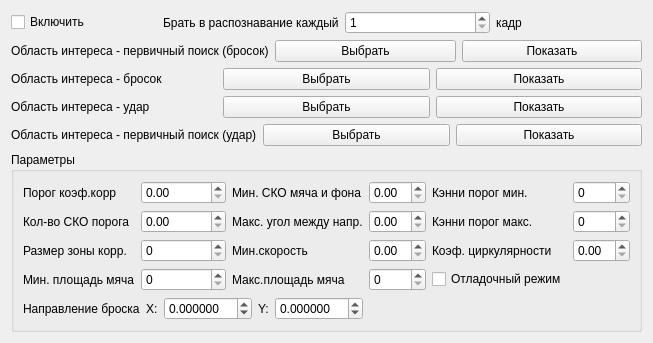
     <widget class="QWidget" name="tab_4">
      <attribute name="title">
       <string>Распознавание</string>
      </attribute>
      <layout class="QGridLayout" name="gridLayout_12">
       <item row="0" column="0">
        <layout class="QHBoxLayout" name="horizontalLayout_12">
         <item>
          <widget class="QCheckBox" name="enableRecognizeCheckBox">
           <property name="text">
            <string>Включить</string>
           </property>
           <property name="tristate">
            <bool>false</bool>
           </property>
          </widget>
         </item>
         <item>
          <widget class="QLabel" name="label_48">
           <property name="text">
            <string>Брать в распознавание каждый</string>
           </property>
          </widget>
         </item>
         <item>
          <widget class="QSpinBox" name="ballRecognizeStepSpinBox">
           <property name="minimum">
            <number>1</number>
           </property>
           <property name="maximum">
            <number>200</number>
           </property>
          </widget>
         </item>
         <item>
          <widget class="QLabel" name="label_49">
           <property name="text">
            <string>кадр</string>
           </property>
          </widget>
         </item>
        </layout>
       </item>
       <item row="1" column="0">
        <layout class="QHBoxLayout" name="horizontalLayout_5">
         <item>
          <widget class="QLabel" name="mainROILabel">
           <property name="text">
            <string>Область интереса - первичный поиск (бросок)</string>
           </property>
          </widget>
         </item>
         <item>
          <widget class="QPushButton" name="chooseMainROIPushButton">
           <property name="text">
            <string>Выбрать</string>
           </property>
          </widget>
         </item>
         <item>
          <widget class="QPushButton" name="showMainROIPushButton">
           <property name="text">
            <string>Показать</string>
           </property>
          </widget>
         </item>
        </layout>
       </item>
       <item row="2" column="0">
        <layout class="QHBoxLayout" name="horizontalLayout_6">
         <item>
          <widget class="QLabel" name="firstROILabel">
           <property name="text">
            <string>Область интереса - бросок</string>
           </property>
          </widget>
         </item>
         <item>
          <widget class="QPushButton" name="chooseFirstROIPushButton">
           <property name="text">
            <string>Выбрать</string>
           </property>
          </widget>
         </item>
         <item>
          <widget class="QPushButton" name="showFirstROIPushButton">
           <property name="text">
            <string>Показать</string>
           </property>
          </widget>
         </item>
        </layout>
       </item>
       <item row="3" column="0">
        <layout class="QHBoxLayout" name="horizontalLayout_7">
         <item>
          <widget class="QLabel" name="secondROILabel">
           <property name="text">
            <string>Область интереса - удар</string>
           </property>
          </widget>
         </item>
         <item>
          <widget class="QPushButton" name="chooseSecondROIPushButton">
           <property name="text">
            <string>Выбрать</string>
           </property>
          </widget>
         </item>
         <item>
          <widget class="QPushButton" name="showSecondROIPushButton">
           <property name="text">
            <string>Показать</string>
           </property>
          </widget>
         </item>
        </layout>
       </item>
       <item row="4" column="0">
        <layout class="QHBoxLayout" name="horizontalLayout_19">
         <item>
          <widget class="QLabel" name="mainHitSearchRoiLabel">
           <property name="text">
            <string>Область интереса - первичный поиск (удар)</string>
           </property>
          </widget>
         </item>
         <item>
          <widget class="QPushButton" name="chooseMainHitROIPushButton">
           <property name="text">
            <string>Выбрать</string>
           </property>
          </widget>
         </item>
         <item>
          <widget class="QPushButton" name="showMainHitPushButton">
           <property name="text">
            <string>Показать</string>
           </property>
          </widget>
         </item>
        </layout>
       </item>
       <item row="5" column="0">
        <widget class="QGroupBox" name="groupBox">
         <property name="title">
          <string>Параметры</string>
         </property>
         <layout class="QGridLayout" name="gridLayout_15">
          <item row="0" column="0">
           <widget class="QLabel" name="label_37">
            <property name="text">
             <string>Порог коэф.корр</string>
            </property>
           </widget>
          </item>
          <item row="0" column="1">
           <widget class="QDoubleSpinBox" name="corrDoubleSpinBox">
            <property name="decimals">
             <number>2</number>
            </property>
            <property name="maximum">
             <double>1.000000000000000</double>
            </property>
           </widget>
          </item>
          <item row="0" column="2">
           <widget class="QLabel" name="label_40">
            <property name="text">
             <string>Мин. СКО мяча и фона</string>
            </property>
           </widget>
          </item>
          <item row="0" column="3">
           <widget class="QDoubleSpinBox" name="minSkoTemplateDoubleSpinBox"/>
          </item>
          <item row="0" column="4">
           <widget class="QLabel" name="label_43">
            <property name="text">
             <string>Кэнни порог мин.</string>
            </property>
           </widget>
          </item>
          <item row="0" column="5">
           <widget class="QSpinBox" name="cannyMinSpinBox">
            <property name="maximum">
             <number>255</number>
            </property>
           </widget>
          </item>
          <item row="1" column="0">
           <widget class="QLabel" name="label_38">
            <property name="text">
             <string>Кол-во СКО порога</string>
            </property>
           </widget>
          </item>
          <item row="1" column="1">
           <widget class="QDoubleSpinBox" name="skoCountDoubleSpinBox"/>
          </item>
          <item row="1" column="2">
           <widget class="QLabel" name="label_41">
            <property name="text">
             <string>Макс. угол между напр.</string>
            </property>
           </widget>
          </item>
          <item row="1" column="3">
           <widget class="QDoubleSpinBox" name="maxAngleBetwDirDoubleSpinBox"/>
          </item>
          <item row="1" column="4">
           <widget class="QLabel" name="label_44">
            <property name="text">
             <string>Кэнни порог макс.</string>
            </property>
           </widget>
          </item>
          <item row="1" column="5">
           <widget class="QSpinBox" name="cannyMaxSpinBox">
            <property name="maximum">
             <number>255</number>
            </property>
           </widget>
          </item>
          <item row="2" column="0">
           <widget class="QLabel" name="label_39">
            <property name="text">
             <string>Размер зоны корр.</string>
            </property>
           </widget>
          </item>
          <item row="2" column="1">
           <widget class="QSpinBox" name="searchAreaSizeSpinBox">
            <property name="maximum">
             <number>200</number>
            </property>
           </widget>
          </item>
          <item row="2" column="2">
           <widget class="QLabel" name="label_42">
            <property name="text">
             <string>Мин.скорость</string>
            </property>
           </widget>
          </item>
          <item row="2" column="3">
           <widget class="QDoubleSpinBox" name="minSpeedDoubleSpinBox"/>
          </item>
          <item row="2" column="4">
           <widget class="QLabel" name="label_47">
            <property name="text">
             <string>Коэф. циркулярности</string>
            </property>
           </widget>
          </item>
          <item row="2" column="5">
           <widget class="QDoubleSpinBox" name="circularityDoubleSpinBox"/>
          </item>
          <item row="3" column="0">
           <widget class="QLabel" name="label_45">
            <property name="text">
             <string>Мин. площадь мяча</string>
            </property>
           </widget>
          </item>
          <item row="3" column="1">
           <widget class="QSpinBox" name="minAreaSpinBox"/>
          </item>
          <item row="3" column="2">
           <widget class="QLabel" name="label_46">
            <property name="text">
             <string>Макс.площадь мяча</string>
            </property>
           </widget>
          </item>
          <item row="3" column="3">
           <widget class="QSpinBox" name="maxAreaSpinBox">
            <property name="maximum">
             <number>200</number>
            </property>
           </widget>
          </item>
          <item row="3" column="4">
           <widget class="QCheckBox" name="debugRecFlagCheckBox">
            <property name="text">
             <string>Отладочный режим</string>
            </property>
           </widget>
          </item>
          <item row="4" column="0" colspan="3">
           <layout class="QHBoxLayout" name="horizontalLayout_18">
            <item>
             <widget class="QLabel" name="label_60">
              <property name="text">
               <string>Направление броска</string>
              </property>
             </widget>
            </item>
            <item>
             <widget class="QLabel" name="label_61">
              <property name="sizePolicy">
               <sizepolicy hsizetype="Fixed" vsizetype="Preferred">
                <horstretch>0</horstretch>
                <verstretch>0</verstretch>
               </sizepolicy>
              </property>
              <property name="text">
               <string>X:</string>
              </property>
             </widget>
            </item>
            <item>
             <widget class="QDoubleSpinBox" name="xDirDoubleSpinBox">
              <property name="decimals">
               <number>6</number>
              </property>
              <property name="minimum">
               <double>-99.000000000000000</double>
              </property>
             </widget>
            </item>
            <item>
             <widget class="QLabel" name="label_62">
              <property name="sizePolicy">
               <sizepolicy hsizetype="Fixed" vsizetype="Preferred">
                <horstretch>0</horstretch>
                <verstretch>0</verstretch>
               </sizepolicy>
              </property>
              <property name="text">
               <string>Y:</string>
              </property>
             </widget>
            </item>
            <item>
             <widget class="QDoubleSpinBox" name="yDirDoubleSpinBox">
              <property name="decimals">
               <number>6</number>
              </property>
              <property name="minimum">
               <double>-99.000000000000000</double>
              </property>
             </widget>
            </item>
           </layout>
          </item>
         </layout>
        </widget>
       </item>
      </layout>
     </widget>
